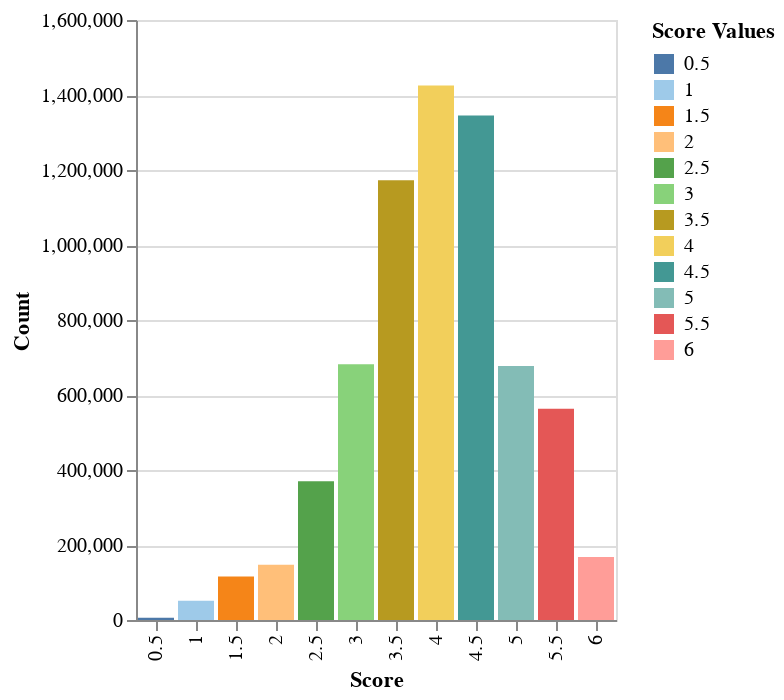

The notebook cell saved with this chart:
### Code cell
score_counts = train_df['score'].value_counts().reset_index()
score_counts.columns = ['score', 'count'] 

chart = alt.Chart(score_counts).mark_bar().encode(
    x=alt.X('score:O', axis=alt.Axis(title='Score')),
    y=alt.Y('count:Q', axis=alt.Axis(title='Count')),
    color=alt.Color('score:N', 
                    scale=alt.Scale(scheme='tableau20'),
                    legend=alt.Legend(title="Score Values"))
)

chart

### Figure 1 — Vega-Lite specification as saved in the notebook (floating-point values rounded to 4 significant figures)
{"config": {"view": {"continuousWidth": 300, "continuousHeight": 300}}, "data": {"name": "data-bce379ccaa853134963a7d888ba565e6"}, "mark": {"type": "bar"}, "encoding": {"color": {"field": "score", "legend": {"title": "Score Values"}, "scale": {"scheme": "tableau20"}, "type": "nominal"}, "x": {"axis": {"title": "Score"}, "field": "score", "type": "ordinal"}, "y": {"axis": {"title": "Count"}, "field": "count", "type": "quantitative"}}, "$schema": "https://vega.github.io/schema/vega-lite/v5.15.1.json", "datasets": {"data-bce379ccaa853134963a7d888ba565e6": [{"score": 4.0, "count": 1425171}, {"score": 4.5, "count": 1345623}, {"score": 3.5, "count": 1172616}, {"score": 3.0, "count": 682026}, {"score": 5.0, "count": 677278}, {"score": 5.5, "count": 563617}, {"score": 2.5, "count": 369778}, {"score": 6.0, "count": 167758}, {"score": 2.0, "count": 147049}, {"score": 1.5, "count": 115877}, {"score": 1.0, "count": 51661}, {"score": 0.5, "count": 6264}]}}
